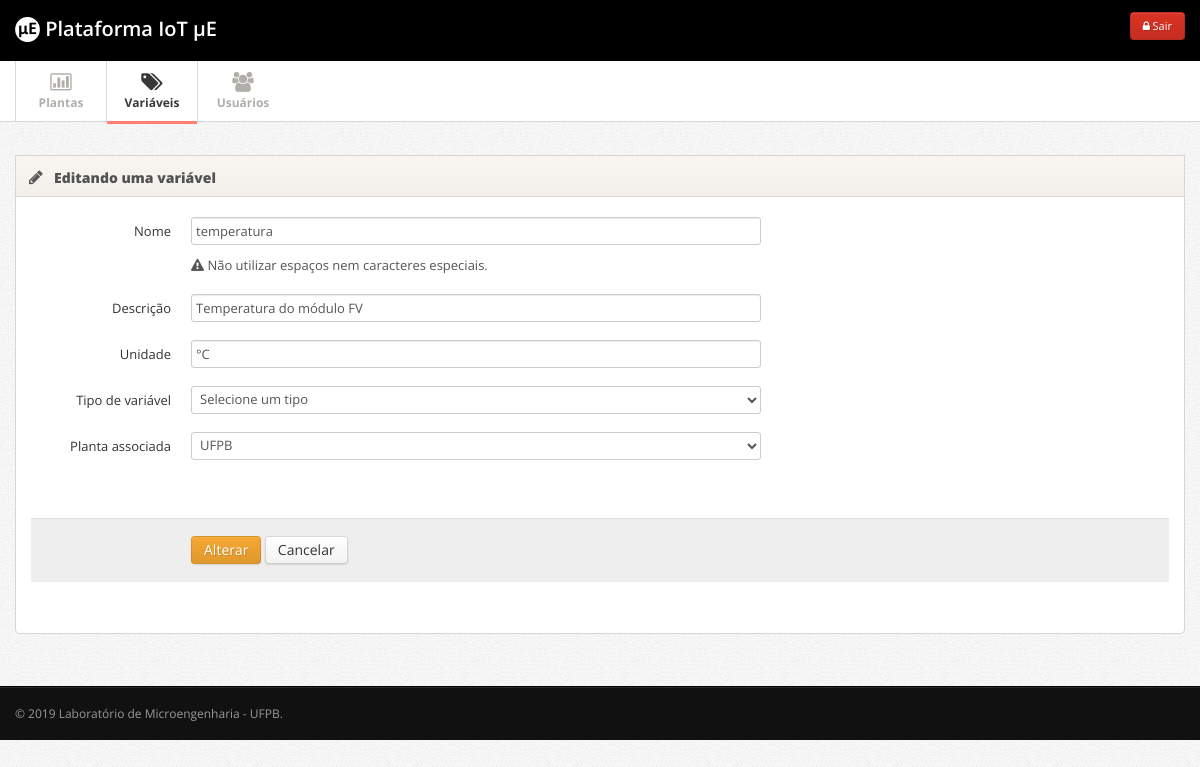
The app's page /admin/index.php?p=variaveis_gerenciar&acao=editar&id=6 (signed in) with its own data.
### tables this page shows
CREATE TABLE IF NOT EXISTS `variaveis` (
  `id` int(11) NOT NULL AUTO_INCREMENT,
  `nome` varchar(200) NOT NULL,
  `descricao` text NOT NULL,
  `unidade` varchar(50) NOT NULL,
  `id_planta` int(11) NOT NULL,
  PRIMARY KEY (`id`),
  KEY `fk_planta` (`id_planta`)
);

### admin/variaveis_gerenciar.php (the view, shortened to what this page needs)
<?php
if(isset($_GET['acao'])){
	$acao = $_GET['acao'];
} else{
	$acao = 'gerenciar';
}
if($acao == 'gerenciar'){
?>
	      <div class="row">
	      	<div class="span12">
            <div class="widget">
              <a href="javascript:void();" onclick="location.href='index.php?p=variaveis_cadastrar';" class="btn btn-large btn-success btn-support-ask"><i class="icon-plus-sign"></i> Cadastrar uma nova variável</a>
            </div>
	      		<div class="widget">
					<div class="widget-header">
						<i class="icon-user"></i>
						<h3>Listando todas as variáveis</h3>
					</div>
					<div class="widget-content">
            <div id="tabela_busca" class="form-horizontal">
            <fieldset>
            <div class="control-group">
              <i class="icon-zoom-in"></i> <input class="span5 m-wrap" id="appendedInputButton" type="text" placeholder="Qual variável você está buscando?">
            </div>
            </fieldset>
            </div>
            <table class="table table-striped table-bordered" id="tabela">
              <thead>
                <tr>
                  <th> Nome da variável </th>
                  <th> Planta associada</th>
                  <th class="td-actions"> Ações </th>
                </tr>
              </thead>
              <tbody>
              <?php
              $result_usuarios = "SELECT * FROM variaveis ORDER BY nome ASC";
          		$resultado_usuarios = mysqli_query($conn, $result_usuarios);
              while($resultado = mysqli_fetch_array($resultado_usuarios)){
          		if(isset($resultado)){
                $id = $resultado['id'];
                $nome = $resultado['nome'];
                $id_planta = $resultado['id_planta'];
                  $query_planta = "SELECT * FROM plantas WHERE id = '$id_planta'";
                  $executa_planta = mysqli_query($conn, $query_planta);
                  $resultados_planta = mysqli_fetch_assoc($executa_planta);
                  $nome_planta = $resultados_planta['nome'];
              }
              ?>
              <tr>
                <td><?php echo $nome; ?></td>
                <td><?php echo $nome_planta; ?></td>
                <td class="td-actions">
                <center>
									<a href="index.php?p=variaveis_gerenciar&acao=editar&id=<?php echo $id; ?>" class="btn btn-warning btn-small"><i class="btn-icon-only icon-pencil"> </i> Editar</a>
                  <a href="index.php?p=variaveis_gerenciar&acao=apagar&id=<?php echo $id; ?>" class="btn btn-danger btn-small"><i class="btn-icon-only icon-remove"> </i> Apagar</a>
                </center>
                </td>
              </tr>
							<?php
              }
              ?>
              </tbody>
            </table>
					</div>
				</div>
		    </div>
	      </div>
<?php
} elseif ($acao == 'editar') {
	if(isset($_GET['id'])){
		$id = $_GET['id'];
		$result_usuarios = "SELECT * FROM variaveis WHERE id = $id LIMIT 1";
		$resultado_usuarios = mysqli_query($conn, $result_usuarios);
		while($resultado = mysqli_fetch_array($resultado_usuarios)){
		if(isset($resultado)){
			$nome = $resultado['nome'];
			$descricao = $resultado['descricao'];
			$unidade = $resultado['unidade'];
			$id_planta = $resultado['id_planta'];
		}
?>
<div class="row">
  <div class="span12">
    <div class="widget">
  <div class="widget-header">
    <i class="icon-pencil"></i>
  <h3>Editando uma variável</h3>
  </div>
  <div class="widget-content">
    <form action="" method="post" enctype="multipart/form-data" class="form-horizontal">
      <fieldset>
        <div class="control-group">
          <label class="control-label" for="username">Nome</label>
          <div class="controls">
            <input type="text" class="span6 disabled" id="nome" name="nome" value="<?php echo $nome; ?>" placeholder="nome_da_variavel">
            <p class="help-block"><i class="icon-warning-sign"></i> Não utilizar espaços nem caracteres especiais.</p>
          </div>
        </div>
        <div class="control-group">
          <label class="control-label" for="username">Descrição</label>
          <div class="controls">
            <input type="text" class="span6 disabled" id="descricao" name="descricao" value="<?php echo $descricao; ?>" placeholder="Breve descrição desta variável">
          </div>
        </div>
        <div class="control-group">
          <label class="control-label" for="username">Unidade</label>
          <div class="controls">
            <input type="text" class="span6 disabled" id="unidade" name="unidade" value="<?php echo $unidade; ?>" placeholder="Qual a unidade da variável? Exemplo: °C, J, m/s">
          </div>
        </div>
        <div class="control-group">
          <label class="control-label" for="username">Tipo de variável</label>
          <div class="controls">
            <select class="custom-select span6" id="tipo_variavel" name="tipo_variavel">
  					  <option selected>Selecione um tipo</option>
            </select>
          </div>
        </div>
        <div class="control-group">
          <label class="control-label" for="username">Planta associada</label>
          <div class="controls">
            <select class="custom-select span6" id="id_planta" name="id_planta">
              <?php
                  if($_SESSION['usuarioNivelAcesso'] == 1){
                      $query = "SELECT * FROM plantas ORDER BY nome ASC";
                  } else{
                      $idUsuario = $_SESSION['usuarioId'];
                      $query = "SELECT * FROM plantas WHERE id = (SELECT id_planta FROM acesso_plantas_usuarios WHERE id_usuario = $idUsuario) ORDER BY nome ASC";
                  }
                $resultados = mysqli_query($conn, $query);
                $num_resultados = mysqli_num_rows($resultados);
                if($num_resultados == 0){
                  echo "<script>Nenhuma planta disponível!</script>";
                  echo "<script>window.location.href='index.php?p=variaveis_gerenciar';</script>";
                } else{
                  while($resultado = mysqli_fetch_array($resultados)){
                    $id_plantas = $resultado['id'];
                    $nome_planta = $resultado['nome'];
                      if($id_planta == $id_plantas){
                        echo "<option value=\"$id_plantas\" selected>$nome_planta</option>";
                      } else{
                        echo "<option value=\"$id_plantas\">$nome_planta</option>";
                      }
                  }
                }
              ?>
  					</select>
          </div>
        </div>
         <br />
        <div class="form-actions">
          <button type="submit" class="btn btn-warning" id="liberar" name="liberar" value="alterar">Alterar</button>
          <button class="btn" id="liberar" name="liberar" value="cancelar">Cancelar</button>
        </div>
      </fieldset>
    </form>
  </div>
</div>
</div>
</div>
<?php
}
	} else{
		echo "<script>window.location.href='index.php?p=variaveis_gerenciar';</script>";
	}
}
?>

### css/style.css (style rules this page uses)
body { background: #f9f6f1; font: 13px/1.7em 'Open Sans'; }
p { font: 13px/1.7em 'Open Sans'; }
input, button, select, textarea { font-family: 'Open Sans'; }
.widget { position: relative; clear: both; width: auto; margin-bottom: 2em; overflow: hidden; }
.widget-header { position: relative; height: 40px; line-height: 40px; background: #f9f6f1; background:-moz-linear-gradient(top, #f9f6f1 0%, #f2efea 100%); background:-webkit-gradient(linear, left top, left bottom, color-stop(0%,#f9f6f1), color-stop(100%,#f2efea)); background:-webkit-linear-gradient(top, #f9f6f1 0%,#f2efea 100%); background:-o-linear-gradient(top, #f9f6f1 0%,#f2efea 100%); background:-ms-linear-gradient(top, #f9f6f1 0%,#f2efea 100%); background:linear-gradient(top, #f9f6f1 0%,#f2efea 100%); filter: progid:DXImageTransform.Microsoft.gradient(startColorstr='#f9f6f1', endColorstr='#f2efea'); -ms-filter: "progid:DXImageTransform.Microsoft.gradient(startColorstr='#f9f6f1', endColorstr='#f2efea')"; border: 1px solid #d6d6d6; -webkit-background-clip: padding-box; }
.widget-header h3 { position: relative; top: 2px; left: 10px; display: inline-block; margin-right: 3em; font-size: 14px; font-weight: 800; color: #525252; line-height: 18px; text-shadow: 1px 1px 2px rgba(255,255,255,.5); }
.widget-header [class^="icon-"], .widget-header [class*=" icon-"] { display: inline-block; margin-left: 13px; margin-right: -2px; font-size: 16px; color: #555; vertical-align: middle; }
.widget-content { padding: 20px 15px 15px; background: #FFF; border: 1px solid #D5D5D5; -moz-border-radius: 5px; -webkit-border-radius: 5px; border-radius: 5px; }
.widget-header+.widget-content { border-top: none; -webkit-border-top-left-radius: 0; -webkit-border-top-right-radius: 0; -moz-border-radius-topleft: 0; -moz-border-radius-topright: 0; border-top-left-radius: 0; border-top-right-radius: 0; }
.widget-content:before, .widget-content:after { content:""; display:table; }
.widget-content:after { clear:both; }
.widget-content { zoom:1; }

### css/pages/signin.css (style rules this page uses)
body { background: url(../../img/body-bg.png); color:#838383; font: 13px/1.7em 'Open Sans'; }

### records on screen
variaveis: nome "temperatura", descricao "Temperatura do módulo FV", unidade "°C"

### other values on screen
form field id_planta "UFPB"
